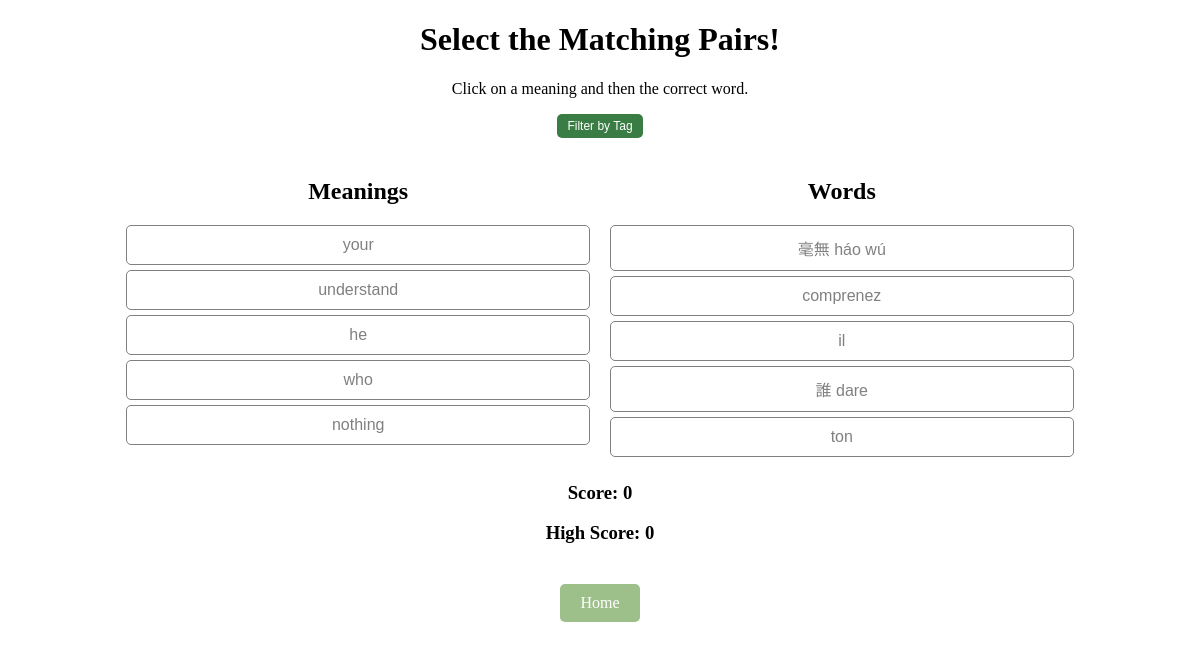
Screenshot of /game with the database file from the repository.
### tables this page shows
CREATE TABLE vocabulary (
                    id INTEGER PRIMARY KEY AUTOINCREMENT,
                    word TEXT NOT NULL,
                    meaning TEXT,
                    example TEXT,
                    translation TEXT,
                    tags TEXT);

### app.py (the view)
@app.route('/game')  # Register the route
def game():
    tags = get_all_tags()  # Ensure this function fetches tags
    selected_tag = request.args.getlist('tags')
    meanings, words, word_dict = get_game_data(selected_tag)  # Modify logic to apply filtering
    selected_pairs = random.sample(list(word_dict.items()), min(5, len(word_dict)))
    words = [pair[0] for pair in selected_pairs]
    meanings = [pair[1] for pair in selected_pairs]
    random.shuffle(words)
    random.shuffle(meanings)
    return render_template('game.html',
                           tags=tags,
                           selected_tag=selected_tag,
                           meanings=meanings,
                           words=words,
                           word_dict=word_dict)

### app.py (called while the page is built)
@app.route('/get_all_tags')  # Fix incorrect route
def get_all_tags():
    conn = sqlite3.connect("database.db")
    conn.row_factory = sqlite3.Row
    cursor = conn.cursor()
    cursor.execute("SELECT tags FROM vocabulary")
    all_tags = cursor.fetchall()
    conn.close()
    tag_set = set()
    for row in all_tags:
        if row["tags"]:
            tag_list = [tag.strip() for tag in row["tags"].split(",") if tag.strip()]
            tag_set.update(tag_list)
    return sorted(tag_set)

def get_game_data(selected_tags=None):
    conn = sqlite3.connect("database.db")
    conn.row_factory = sqlite3.Row
    cursor = conn.cursor()
    query = "SELECT word, meaning FROM vocabulary"
    params = []
    if selected_tags:
        tag_conditions = " OR ".join(["tags LIKE ?" for _ in selected_tags])
        query += f" WHERE {tag_conditions}"
        params = [f"%{tag}%" for tag in selected_tags]
    cursor.execute(query, params)
    words_data = cursor.fetchall()
    conn.close()
    word_dict = {row["word"]: row["meaning"] for row in words_data}
    words = list(word_dict.keys())
    meanings = list(word_dict.values())
    random.shuffle(meanings)
    random.shuffle(words)
    return meanings, words, word_dict

### templates/game.html (shortened to what this page needs)
<!DOCTYPE html>
<html>
<head>
    <link rel="stylesheet" href="{{ url_for('static', filename='game.css') }}">
</head>
<body>
    <h1>Select the Matching Pairs!</h1>
    <p>Click on a meaning and then the correct word.</p>
    <button class="filter-btn" id="filterButton" type="button">Filter by Tag</button>
    <div class="game-container">
        <div class="column">
            <h2>Meanings</h2>
            <div id="meanings">
                {% for meaning in meanings %}
                    <button class="match-btn" data-type="meaning" data-value="{{ meaning }}">{{ meaning }}</button>
                {% endfor %}
            </div>
        </div>
        <div class="column">
            <h2>Words</h2>
            <div id="words">
                {% for word in words %}
                    <button class="match-btn" data-type="word" data-value="{{ word_dict[word] }}">{{ word }}</button>
                {% endfor %}
            </div>
        </div>
    </div>
    <h3 id="score">Score: 0</h3>
    <h3 id="highScore">High Score: 0</h3>
    <div class="home-container">
        <a href="/" class="home-btn">Home</a>
    </div>
</body>
</html>

### static/game.css (style rules this page uses)
h1, h3, p { text-align: center; }
.filter-btn { text-align: center; display: block; margin: 10px auto; background-color: #3A7D44; color: white; border: none; }
button { background-color: white; color: grey; border: 1px solid grey; padding: 5px 10px; cursor: pointer; font-size: 12px; border-radius: 5px; }
.game-container { display: flex; justify-content: space-between; width: 80%; margin: 20px auto; gap: 20px; }
.column { flex: 1; text-align: center; }
.match-btn { display: block; width: 100%; margin: 5px 0; padding: 10px; font-size: 16px; cursor: pointer; }
.home-container { text-align: center; margin-top: 40px; }
.home-btn { display: inline-block; padding: 10px 20px; font-size: 16px; background-color: #9DC08B; color: white; text-decoration: none; border-radius: 5px; cursor: pointer; }

### rows the page displays
vocabulary: meaning "your", word "ton"
vocabulary: meaning "understand", word "comprenez"
vocabulary: meaning "he", word "il"
vocabulary: meaning "who", word "誰 dare"
vocabulary: meaning "nothing", word "毫無 háo wú"
